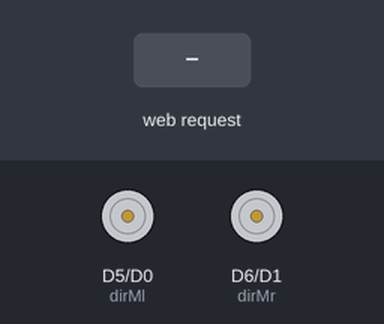
Bench run of a sketch on a simulated ESP8266 (NodeMCU). Shown: direction and speed pins drawn as motors (green arrow = direction pin HIGH = forward, orange = LOW = backward, longer = more drive). Inputs (shaded band) come from the test bench. WiFi joins after 1.5 s; servers stay silent unless stated; what the sketch prints to the serial monitor is not drawn.

Above: at 2.7 s.
2.8 s: HTTP request GET /forward received
At 3.4 s:
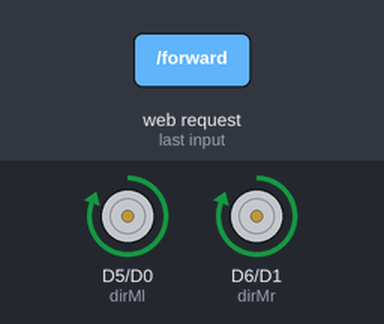
4.3 s: HTTP request GET /reverse received
At 5.5 s:
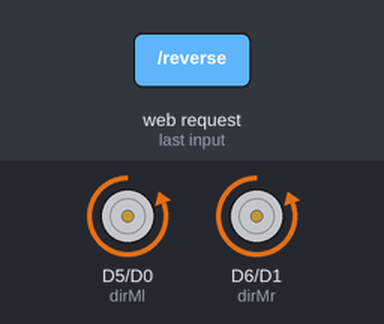
5.8 s: HTTP request GET /forward?val=1 received
At 6.9 s:
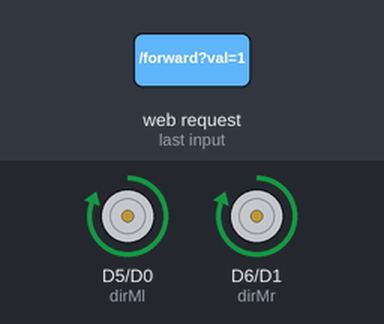
7.3 s: HTTP request GET /stop received
At 8.0 s:
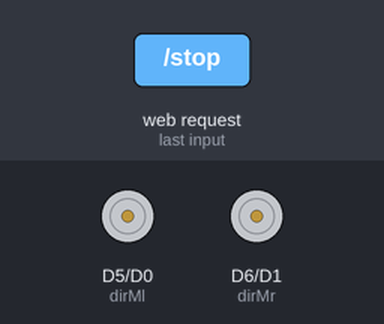
8.8 s: HTTP request GET /forward?val=0 received
At 9.1 s:
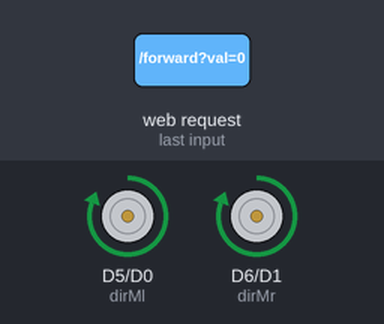
Timing chart, 0 to 11.3 s (numbered marks = the images above; inputs shaded):
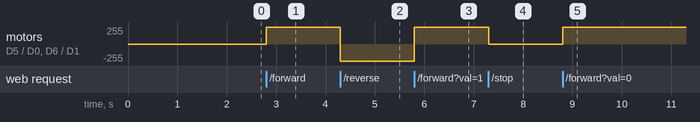

Measured:
- after the input at 2.8 s, motor on D5 (dirMl) / D0 (pwmMl), motor on D6 (dirMr) / D1 (pwmMr): stopped → forward 255/255 at once
- after the input at 4.3 s, motor on D5 (dirMl) / D0 (pwmMl), motor on D6 (dirMr) / D1 (pwmMr): forward 255/255 → backward 255/255 at once
- after the input at 5.8 s, motor on D5 (dirMl) / D0 (pwmMl), motor on D6 (dirMr) / D1 (pwmMr): backward 255/255 → forward 255/255 at once
- after the input at 7.3 s, motor on D5 (dirMl) / D0 (pwmMl), motor on D6 (dirMr) / D1 (pwmMr): forward 255/255 → stopped at once
- after the input at 8.8 s, motor on D5 (dirMl) / D0 (pwmMl), motor on D6 (dirMr) / D1 (pwmMr): stopped → forward 255/255 at once

The sketch:

sketch_dec20a.ino
```cpp
#define ROSSERIAL_ARDUINO_TCP
#include <ESP8266WiFi.h>        // Include the Wi-Fi library
#include <ESP8266WebServer.h>   // For using server

#define pwmMl D0
#define pwmMr D1


#define dirMl D5
#define dirMr D6


const char* ssid    = "Deepu";         // The SSID (name) of the Wi-Fi network you want to connect to
const char* password = "mercy0on0my0data";

//char *ssid = "NITC-WIFI-Academic";
//char *password = "";

ESP8266WebServer server(80);

//Ml-motor left
//Mr-motor right

int s = 1024;

void forward() {
  Serial.println("for");
  digitalWrite(dirMl, 1);
  analogWrite(pwmMl, s);
  digitalWrite(dirMr, 1);
  analogWrite(pwmMr, s);
  server.send(200, "text/plain", "moving forward");

}


void backward() {
  Serial.println("back");
  digitalWrite(dirMl, 0);
  analogWrite(pwmMl, s);
  digitalWrite(dirMr, 0);
  analogWrite(pwmMr, s);
  server.send(200, "text/plain", "moving backward");

}

void stap() {
  Serial.println("Stopping");
  analogWrite(pwmMl, 0);
  analogWrite(pwmMr, 0);
  server.send(200, "text/plain", "stopping");
  delay(50);
}

void speedControl() {
  Serial.println("speed");
  s = server.arg("val").toInt();
  server.send(200, "text/plain", "speed changed to " + server.arg("val"));
}

void setup() {
  Serial.begin(9600);
  pinMode(dirMl, OUTPUT);
  pinMode(dirMr, OUTPUT);


  pinMode(pwmMl, OUTPUT);
  pinMode(pwmMr, OUTPUT);


  Serial.println('\n');
  WiFi.begin(ssid, password);             // Connect to the network
  Serial.print("Connecting to ");
  Serial.print(ssid); Serial.println(" ...");

  int i = 0;
  while (WiFi.status() != WL_CONNECTED) {
    delay(500);
    Serial.print(++i); Serial.print(' ');
  }

  Serial.println('\n');
  Serial.println("Connection established!");
  Serial.print("IP address:\t");
  Serial.println(WiFi.localIP());         // Send the IP address of the ESP8266 to the computer

  server.on("/forward", forward);
  server.on("/reverse", backward);
  server.on("/stop", stap);


  server.begin();
}

void loop() {
  server.handleClient();
}
```
